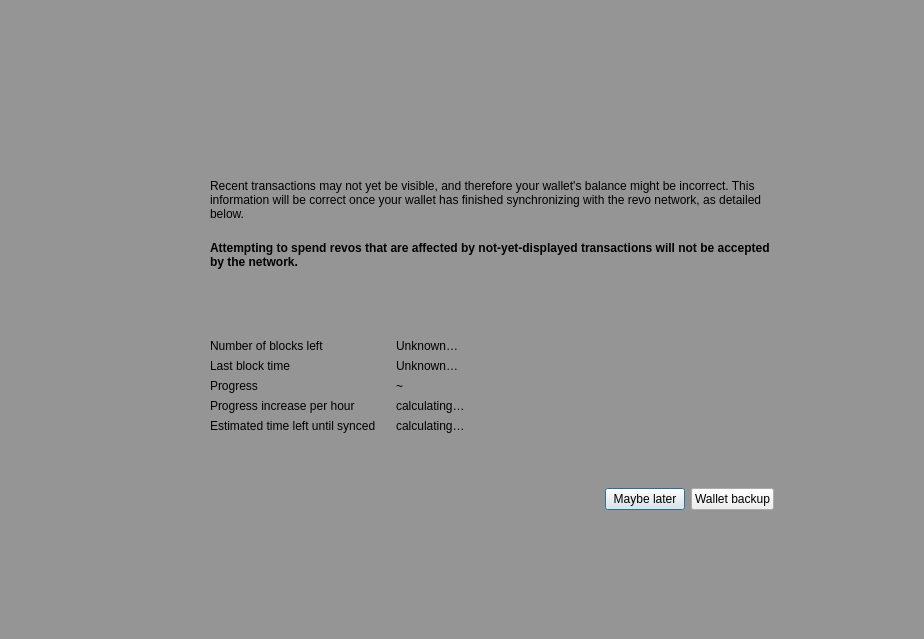
<?xml version="1.0" encoding="UTF-8"?>
<ui version="4.0">
 <class>ModalOverlay</class>
 <widget class="QWidget" name="ModalOverlay">
  <property name="geometry">
   <rect>
    <x>0</x>
    <y>0</y>
    <width>924</width>
    <height>639</height>
   </rect>
  </property>
  <property name="windowTitle">
   <string>Form</string>
  </property>
  <layout class="QVBoxLayout" name="verticalLayout" stretch="0">
   <property name="sizeConstraint">
    <enum>QLayout::SetDefaultConstraint</enum>
   </property>
   <property name="leftMargin">
    <number>0</number>
   </property>
   <property name="topMargin">
    <number>0</number>
   </property>
   <property name="rightMargin">
    <number>0</number>
   </property>
   <property name="bottomMargin">
    <number>0</number>
   </property>
   <item>
    <widget class="QWidget" name="bgWidget" native="true">
     <property name="styleSheet">
      <string notr="true">#bgWidget { background: rgba(0,0,0,96); }</string>
     </property>
     <layout class="QVBoxLayout" name="verticalLayoutMain" stretch="0">
      <property name="leftMargin">
       <number>120</number>
      </property>
      <property name="topMargin">
       <number>120</number>
      </property>
      <property name="rightMargin">
       <number>120</number>
      </property>
      <property name="bottomMargin">
       <number>120</number>
      </property>
      <item>
       <widget class="QWidget" name="contentWidget" native="true">
        <layout class="QVBoxLayout" name="verticalLayout_3" stretch="1,0">
         <property name="spacing">
          <number>0</number>
         </property>
         <property name="leftMargin">
          <number>0</number>
         </property>
         <property name="topMargin">
          <number>0</number>
         </property>
         <property name="rightMargin">
          <number>0</number>
         </property>
         <property name="bottomMargin">
          <number>0</number>
         </property>
         <item>
          <widget class="QStackedWidget" name="stackedWidget">
           <property name="currentIndex">
            <number>0</number>
           </property>
           <widget class="QWidget" name="page">
            <layout class="QVBoxLayout" name="verticalLayout_2">
             <property name="spacing">
              <number>0</number>
             </property>
             <property name="leftMargin">
              <number>30</number>
             </property>
             <property name="topMargin">
              <number>10</number>
             </property>
             <property name="rightMargin">
              <number>30</number>
             </property>
             <property name="bottomMargin">
              <number>10</number>
             </property>
             <item>
              <spacer name="verticalSpacer_3">
               <property name="orientation">
                <enum>Qt::Vertical</enum>
               </property>
               <property name="sizeType">
                <enum>QSizePolicy::Expanding</enum>
               </property>
               <property name="sizeHint" stdset="0">
                <size>
                 <width>20</width>
                 <height>40</height>
                </size>
               </property>
              </spacer>
             </item>
             <item>
              <layout class="QHBoxLayout" name="horizontalLayoutIconText" stretch="0,1">
               <property name="spacing">
                <number>20</number>
               </property>
               <property name="topMargin">
                <number>20</number>
               </property>
               <item>
                <layout class="QVBoxLayout" name="verticalLayoutIcon">
                 <item>
                  <widget class="QPushButton" name="warningIcon">
                   <property name="enabled">
                    <bool>false</bool>
                   </property>
                   <property name="text">
                    <string/>
                   </property>
                   <property name="iconSize">
                    <size>
                     <width>48</width>
                     <height>48</height>
                    </size>
                   </property>
                   <property name="flat">
                    <bool>true</bool>
                   </property>
                  </widget>
                 </item>
                 <item>
                  <spacer name="verticalSpacerWarningIcon">
                   <property name="orientation">
                    <enum>Qt::Vertical</enum>
                   </property>
                   <property name="sizeHint" stdset="0">
                    <size>
                     <width>20</width>
                     <height>40</height>
                    </size>
                   </property>
                  </spacer>
                 </item>
                </layout>
               </item>
               <item>
                <layout class="QVBoxLayout" name="verticalLayoutInfoText">
                 <property name="leftMargin">
                  <number>0</number>
                 </property>
                 <property name="topMargin">
                  <number>0</number>
                 </property>
                 <item>
                  <widget class="QLabel" name="infoText">
                   <property name="text">
                    <string>Recent transactions may not yet be visible, and therefore your wallet's balance might be incorrect. This information will be correct once your wallet has finished synchronizing with the revo network, as detailed below.</string>
                   </property>
                   <property name="textFormat">
                    <enum>Qt::RichText</enum>
                   </property>
                   <property name="wordWrap">
                    <bool>true</bool>
                   </property>
                  </widget>
                 </item>
                 <item>
                  <widget class="QLabel" name="infoTextStrong">
                   <property name="font">
                    <font>
                     <weight>75</weight>
                     <bold>true</bold>
                    </font>
                   </property>
                   <property name="text">
                    <string>Attempting to spend revos that are affected by not-yet-displayed transactions will not be accepted by the network.</string>
                   </property>
                   <property name="textFormat">
                    <enum>Qt::RichText</enum>
                   </property>
                   <property name="wordWrap">
                    <bool>true</bool>
                   </property>
                  </widget>
                 </item>
                 <item>
                  <spacer name="verticalSpacerInTextSpace">
                   <property name="orientation">
                    <enum>Qt::Vertical</enum>
                   </property>
                   <property name="sizeHint" stdset="0">
                    <size>
                     <width>20</width>
                     <height>40</height>
                    </size>
                   </property>
                  </spacer>
                 </item>
                 <item>
                  <layout class="QFormLayout" name="formLayout">
                   <property name="fieldGrowthPolicy">
                    <enum>QFormLayout::ExpandingFieldsGrow</enum>
                   </property>
                   <property name="horizontalSpacing">
                    <number>20</number>
                   </property>
                   <property name="verticalSpacing">
                    <number>6</number>
                   </property>
                   <property name="topMargin">
                    <number>10</number>
                   </property>
                   <item row="0" column="0">
                    <widget class="QLabel" name="labelNumberOfBlocksLeft">
                     <property name="font">
                      <font>
                       <weight>50</weight>
                       <bold>false</bold>
                      </font>
                     </property>
                     <property name="text">
                      <string>Number of blocks left</string>
                     </property>
                    </widget>
                   </item>
                   <item row="0" column="1">
                    <widget class="QLabel" name="numberOfBlocksLeft">
                     <property name="sizePolicy">
                      <sizepolicy hsizetype="Expanding" vsizetype="Preferred">
                       <horstretch>0</horstretch>
                       <verstretch>0</verstretch>
                      </sizepolicy>
                     </property>
                     <property name="text">
                      <string>Unknown…</string>
                     </property>
                    </widget>
                   </item>
                   <item row="1" column="0">
                    <widget class="QLabel" name="labelLastBlockTime">
                     <property name="font">
                      <font>
                       <weight>50</weight>
                       <bold>false</bold>
                      </font>
                     </property>
                     <property name="text">
                      <string>Last block time</string>
                     </property>
                    </widget>
                   </item>
                   <item row="1" column="1">
                    <widget class="QLabel" name="newestBlockDate">
                     <property name="sizePolicy">
                      <sizepolicy hsizetype="Expanding" vsizetype="Preferred">
                       <horstretch>0</horstretch>
                       <verstretch>0</verstretch>
                      </sizepolicy>
                     </property>
                     <property name="text">
                      <string>Unknown…</string>
                     </property>
                    </widget>
                   </item>
                   <item row="2" column="0">
                    <widget class="QLabel" name="labelSyncDone">
                     <property name="font">
                      <font>
                       <weight>50</weight>
                       <bold>false</bold>
                      </font>
                     </property>
                     <property name="text">
                      <string>Progress</string>
                     </property>
                    </widget>
                   </item>
                   <item row="2" column="1">
                    <layout class="QHBoxLayout" name="horizontalLayoutSync" stretch="0,1">
                     <property name="spacing">
                      <number>6</number>
                     </property>
                     <item>
                      <widget class="QLabel" name="percentageProgress">
                       <property name="text">
                        <string notr="true">~</string>
                       </property>
                      </widget>
                     </item>
                    </layout>
                   </item>
                   <item row="4" column="0">
                    <widget class="QLabel" name="labelProgressIncrease">
                     <property name="font">
                      <font>
                       <weight>50</weight>
                       <bold>false</bold>
                      </font>
                     </property>
                     <property name="text">
                      <string>Progress increase per hour</string>
                     </property>
                    </widget>
                   </item>
                   <item row="4" column="1">
                    <widget class="QLabel" name="progressIncreasePerH">
                     <property name="sizePolicy">
                      <sizepolicy hsizetype="Expanding" vsizetype="Preferred">
                       <horstretch>0</horstretch>
                       <verstretch>0</verstretch>
                      </sizepolicy>
                     </property>
                     <property name="text">
                      <string>calculating…</string>
                     </property>
                    </widget>
                   </item>
                   <item row="5" column="0">
                    <widget class="QLabel" name="labelEstimatedTimeLeft">
                     <property name="font">
                      <font>
                       <weight>50</weight>
                       <bold>false</bold>
                      </font>
                     </property>
                     <property name="text">
                      <string>Estimated time left until synced</string>
                     </property>
                    </widget>
                   </item>
                   <item row="5" column="1">
                    <widget class="QLabel" name="expectedTimeLeft">
                     <property name="sizePolicy">
                      <sizepolicy hsizetype="Expanding" vsizetype="Preferred">
                       <horstretch>0</horstretch>
                       <verstretch>0</verstretch>
                      </sizepolicy>
                     </property>
                     <property name="text">
                      <string>calculating…</string>
                     </property>
                    </widget>
                   </item>
                  </layout>
                 </item>
                </layout>
               </item>
              </layout>
             </item>
             <item>
              <spacer name="verticalSpacer_4">
               <property name="orientation">
                <enum>Qt::Vertical</enum>
               </property>
               <property name="sizeHint" stdset="0">
                <size>
                 <width>20</width>
                 <height>40</height>
                </size>
               </property>
              </spacer>
             </item>
            </layout>
           </widget>
           <widget class="QWidget" name="page_2">
            <layout class="QVBoxLayout" name="verticalLayout_4">
             <property name="spacing">
              <number>15</number>
             </property>
             <property name="leftMargin">
              <number>30</number>
             </property>
             <property name="topMargin">
              <number>0</number>
             </property>
             <property name="rightMargin">
              <number>30</number>
             </property>
             <property name="bottomMargin">
              <number>0</number>
             </property>
             <item>
              <spacer name="verticalSpacer_2">
               <property name="orientation">
                <enum>Qt::Vertical</enum>
               </property>
               <property name="sizeHint" stdset="0">
                <size>
                 <width>20</width>
                 <height>40</height>
                </size>
               </property>
              </spacer>
             </item>
             <item>
              <layout class="QGridLayout" name="gridLayout">
               <item row="0" column="1">
                <widget class="QLabel" name="labelNote">
                 <property name="layoutDirection">
                  <enum>Qt::LeftToRight</enum>
                 </property>
                 <property name="text">
                  <string>Wallet backup prompt</string>
                 </property>
                 <property name="alignment">
                  <set>Qt::AlignLeading|Qt::AlignLeft|Qt::AlignVCenter</set>
                 </property>
                </widget>
               </item>
               <item row="1" column="1">
                <widget class="QLabel" name="labelMessage">
                 <property name="text">
                  <string>Please backup your wallet as soon as possible.
Please make sure to keep an updated antivirus and operating system. We can not recover Your funds if you visit phishing site or lose your backup. Please make sure to keep backups of your private keys or files. We do not store your private keys on this wallet. And you as a user, are entirely responsible for your funds and your own security.</string>
                 </property>
                 <property name="alignment">
                  <set>Qt::AlignLeading|Qt::AlignLeft|Qt::AlignVCenter</set>
                 </property>
                 <property name="wordWrap">
                  <bool>true</bool>
                 </property>
                </widget>
               </item>
               <item row="0" column="0">
                <widget class="QPushButton" name="warningIconBackup">
                 <property name="enabled">
                  <bool>false</bool>
                 </property>
                 <property name="sizePolicy">
                  <sizepolicy hsizetype="Fixed" vsizetype="Fixed">
                   <horstretch>0</horstretch>
                   <verstretch>0</verstretch>
                  </sizepolicy>
                 </property>
                 <property name="minimumSize">
                  <size>
                   <width>30</width>
                   <height>30</height>
                  </size>
                 </property>
                 <property name="maximumSize">
                  <size>
                   <width>30</width>
                   <height>30</height>
                  </size>
                 </property>
                 <property name="text">
                  <string/>
                 </property>
                 <property name="iconSize">
                  <size>
                   <width>30</width>
                   <height>30</height>
                  </size>
                 </property>
                 <property name="flat">
                  <bool>true</bool>
                 </property>
                </widget>
               </item>
               <item row="1" column="0">
                <spacer name="horizontalSpacer_2">
                 <property name="orientation">
                  <enum>Qt::Horizontal</enum>
                 </property>
                 <property name="sizeType">
                  <enum>QSizePolicy::Fixed</enum>
                 </property>
                 <property name="sizeHint" stdset="0">
                  <size>
                   <width>30</width>
                   <height>20</height>
                  </size>
                 </property>
                </spacer>
               </item>
              </layout>
             </item>
             <item>
              <spacer name="verticalSpacer">
               <property name="orientation">
                <enum>Qt::Vertical</enum>
               </property>
               <property name="sizeType">
                <enum>QSizePolicy::Expanding</enum>
               </property>
               <property name="sizeHint" stdset="0">
                <size>
                 <width>20</width>
                 <height>40</height>
                </size>
               </property>
              </spacer>
             </item>
            </layout>
           </widget>
          </widget>
         </item>
         <item>
          <widget class="QWidget" name="buttonsContainerWhite" native="true">
           <layout class="QHBoxLayout" name="horizontalLayout">
            <property name="leftMargin">
             <number>30</number>
            </property>
            <property name="topMargin">
             <number>15</number>
            </property>
            <property name="rightMargin">
             <number>30</number>
            </property>
            <item>
             <spacer name="horizontalSpacer">
              <property name="orientation">
               <enum>Qt::Horizontal</enum>
              </property>
              <property name="sizeHint" stdset="0">
               <size>
                <width>40</width>
                <height>20</height>
               </size>
              </property>
             </spacer>
            </item>
            <item>
             <widget class="QPushButton" name="closeButton">
              <property name="focusPolicy">
               <enum>Qt::StrongFocus</enum>
              </property>
              <property name="text">
               <string>Maybe later</string>
              </property>
              <property name="shortcut">
               <string>Esc</string>
              </property>
              <property name="default">
               <bool>true</bool>
              </property>
             </widget>
            </item>
            <item>
             <widget class="QPushButton" name="walletBackupButton">
              <property name="text">
               <string>Wallet backup</string>
              </property>
             </widget>
            </item>
           </layout>
          </widget>
         </item>
        </layout>
       </widget>
      </item>
     </layout>
    </widget>
   </item>
  </layout>
 </widget>
 <resources/>
 <connections/>
</ui>
